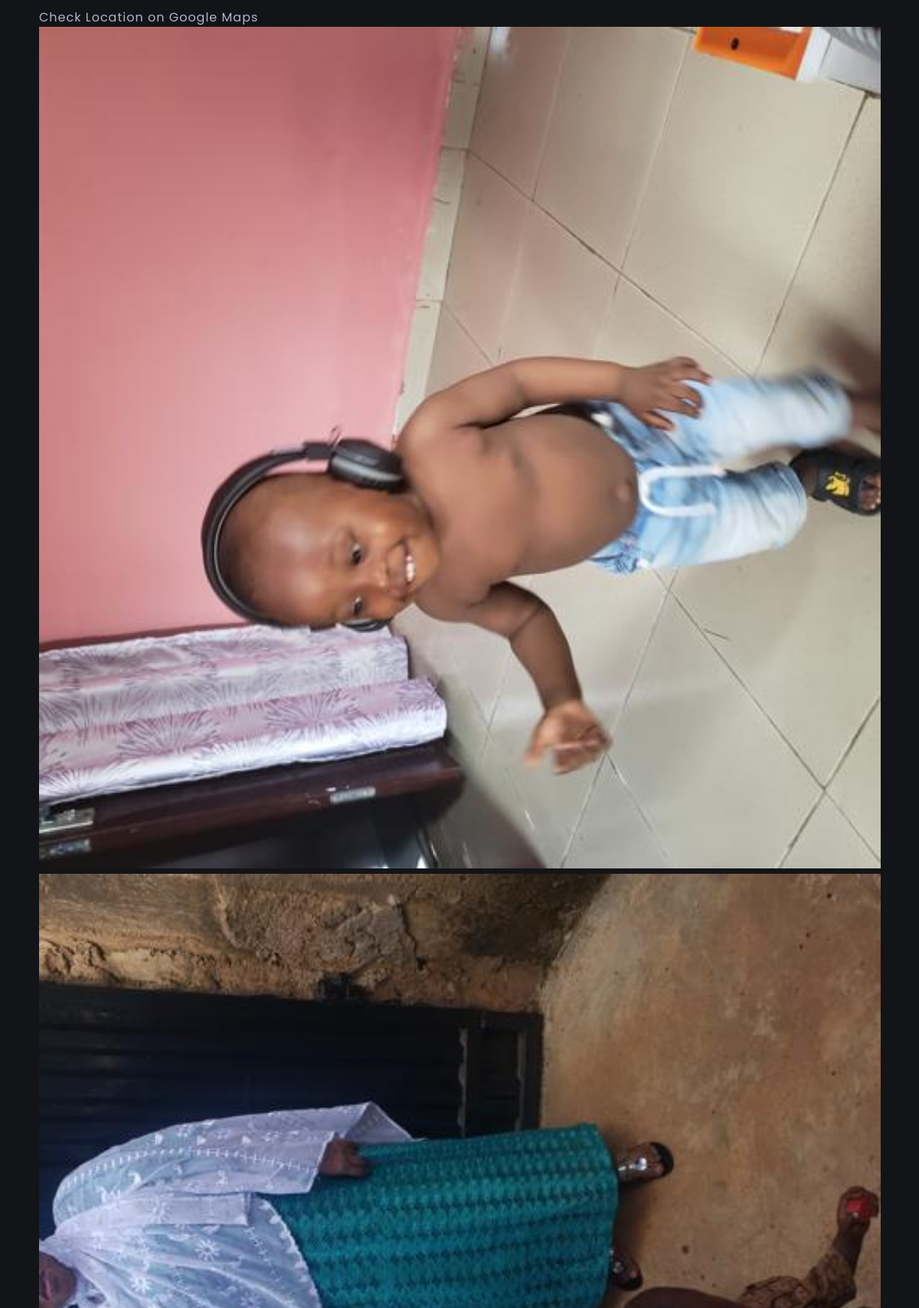
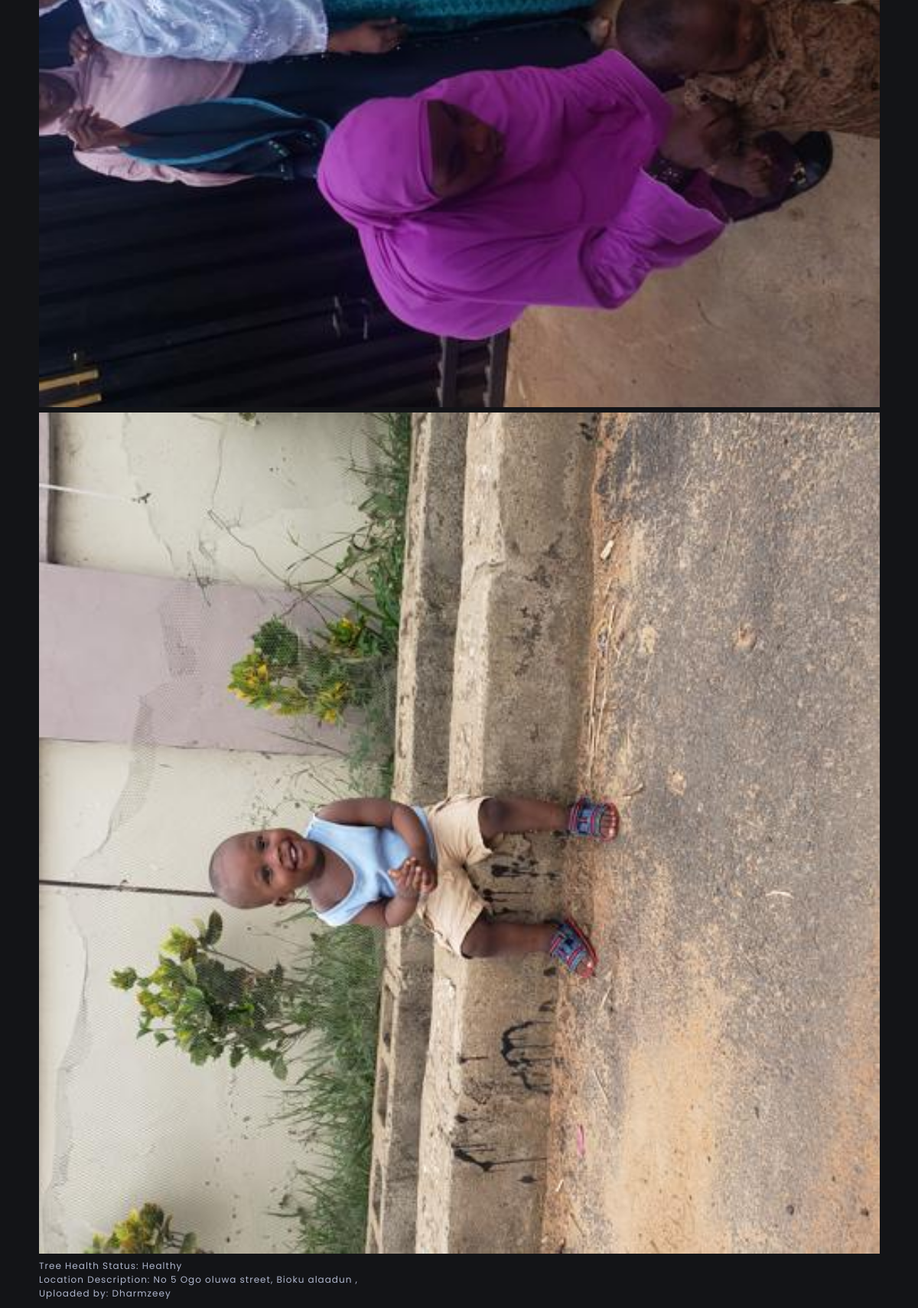
The app's page /tree-picture/20/ with its own data (2 pictures, top to bottom).
### upload/models.py (models this page shows, shortened)
class TreeStatus(models.Model):
    status = models.CharField(max_length=10)
    def __str__(self):
        return self.status

class Upload(models.Model):
    tree_name = models.ForeignKey(Tree, on_delete=models.SET_NULL, null=True)
    tree_count = models.IntegerField(
        default=0,
        validators=[MinValueValidator(1)]
    )
    tree_picture = models.ImageField(upload_to='uploads/%Y/%m/%d/')
    tree_picture2 = models.ImageField(upload_to='uploads/%Y/%m/%d/', null=True, blank=True)
    tree_picture3 = models.ImageField(upload_to='uploads/%Y/%m/%d/', null=True, blank=True)
    health_status = models.ForeignKey(TreeStatus, on_delete=models.SET_NULL, null=True)
    location_name = models.CharField(max_length=80)
    location_description = models.TextField()
    coordinates = models.CharField(max_length=30, null=True, blank=True)
    latitude = models.CharField(max_length=30, null=True, blank=True)
    longitude = models.CharField(max_length=30, null=True, blank=True)
    time_now = models.DateTimeField(auto_now=True)
    uploader = models.CharField(max_length=50, null=True, blank=True)
    class Meta:
        ordering = ['location_name']

### home/views.py (the view)
# urls.py: path('tree-picture/<int:pk>/', views.TreeLocationPicture.as_view(), name='tree-picture'),
class TreeLocationPicture(View):
    template_name = 'home/tree_picture.html'
    @xframe_options_sameorigin
    def get(self, request, pk):
        result = Upload.objects.get(id=pk)
        picture = result.tree_picture
        picture2 = result.tree_picture2
        picture3 = result.tree_picture3
        coord = result.coordinates
        desc = result.location_description
        genus_specie = result.tree_name.genus_specie
        health = result.health_status
        uploader = result.uploader
        context = {
            'pictures': [picture, picture2, picture3],
            'description': desc,
            'genus_specie': genus_specie,
            'health': health,
            'uploader': uploader
        }
        try:
            if type(float(coord[0:4])) == float:
                context.update({'coordinate': coord})
        except:
            pass
        return render(request, self.template_name, context)

### home/templates/home/tree_picture.html (shortened to what this page needs)
<!DOCTYPE html>
{% load static %}
<html lang="en">
<head>
  <link rel="stylesheet" href="{% static 'styles/style2.css' %}" />
</head>
<body>
{% if coordinate %}
<p>
<span>Check Location on <a href="http://maps.google.com?q={{ coordinate }}" target="_blank">Google Maps</a> </span>
</p>
{% endif %}
<div id="img-pic-container">
  {% for picture in pictures %}
  {% if picture %}
  <div> <img src="{{ picture.url }}" alt="{{ genus_specie }} Tree at University of Ibadan"> </div>
  {% endif %}
  {% endfor %}
</div>
<div class="tree-picture-info">
  <div>Tree Health Status: {{ health }}</div>
  <div>Location Description: {{ description }}</div>
  <div> Uploaded by:<a href="{% url 'home:contributors' %}#{{ uploader }}" target="_blank">  {{ uploader }} </a>
  </div>
</div>
</body>
</html>

### static/styles/style2.css (style rules this page uses)
:root { --light-color: #fff; --light-color-alt: #afb6cd; --primary-background-color: #131417; --secondary-background-color: #252830; --hover-light-color: var(--light-color); --hover-dark-color: var(--primary-background-color); --gradient-color: linear-gradient( 115deg,#4fcf70,#fad648,#a767e5,#12bcfe,#44ce7b); --transparent-light-color: rgba(255,255,255,.05); --transparent-dark-color: rgba(0,0,0,.75); --font-family: 'Poppins', sans-serif; --font-size-xxsm: 1.0rem; --font-size-xsm: 1.2rem; --font-size-sm: 1.6rem; --font-size-md: 2.4rem; --font-size-lg: 3rem; --font-size-xl: 4rem; --gap: 1rem; --margin-sm: 2rem; --margin-md: 3rem; --margin-lg: 5rem; --item-min-height-sm: 20rem; --item-min-height-md: 30rem; }
* { margin: 0; padding: 0; box-sizing: border-box; }
html { font-size: 62.5%; }
body { font-family: var(--font-family); font-size: var(--font-size-sm); color: var(--light-color-alt); background-color: var(--primary-background-color); letter-spacing: 1px; padding: 5px; margin-left: 0.1rem; transition: background-color .35s ease-in-out, color .3s ease-in-out; }
a { color: inherit; text-decoration: none; }
img { max-width: 100%; }
.tree-picture-info, .special-place-info { font-size: var(--font-size-xsm); }
#img-pic-container img { object-fit: cover; width: 100%; height: 100%; }
@media screen and (min-width: 800px) { body { padding: 1rem 5rem; } }

### records on screen
TreeStatus: status "Healthy"
Upload: location_description "No 5 Ogo oluwa street, Bioku alaadun ,", uploader "Dharmzeey"
